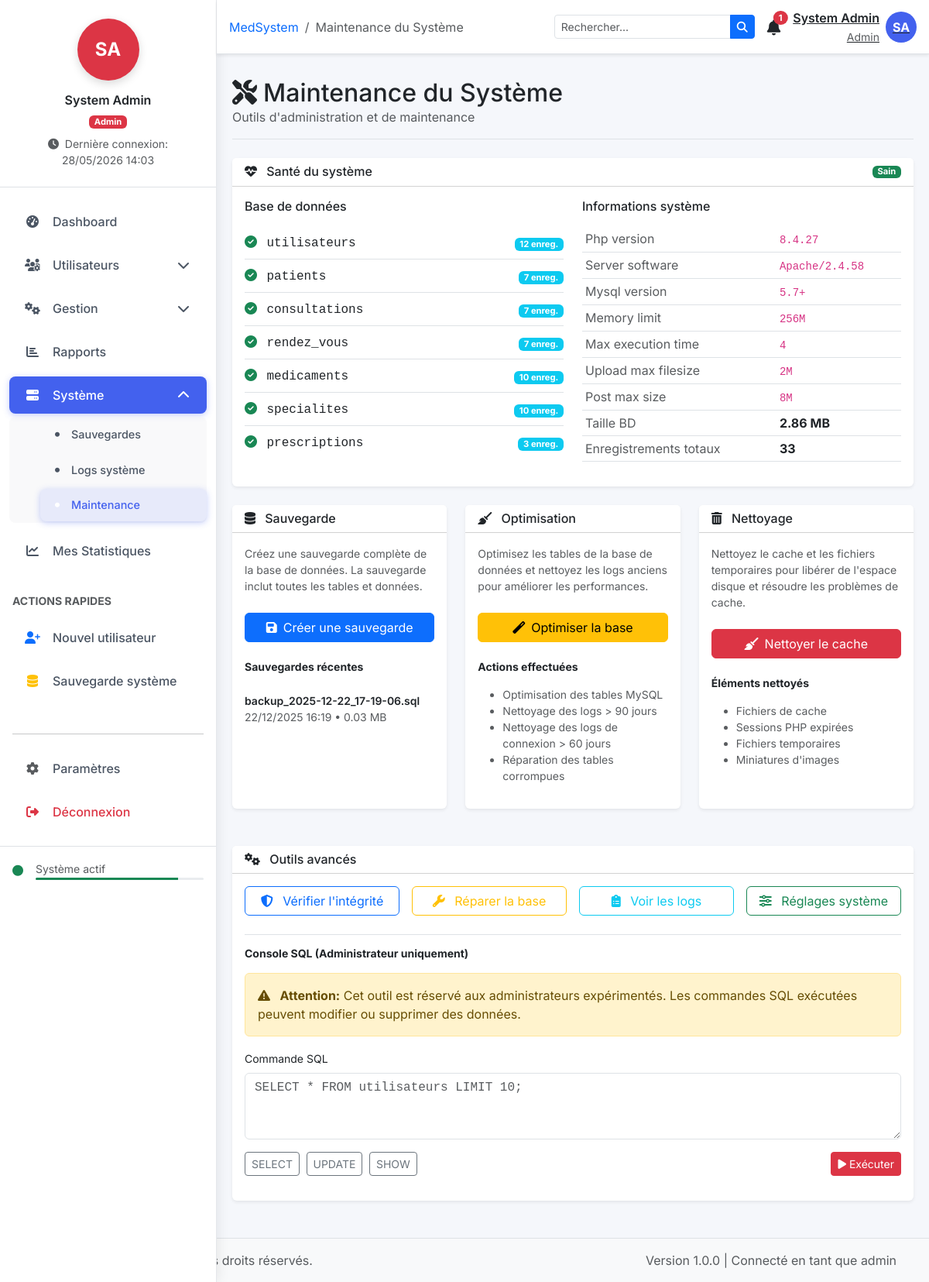
The page /admin/maintenance.php (signed in) on the database its author committed.
### tables this page shows
CREATE TABLE `backup_history` (
  `id` int(11) NOT NULL,
  `backup_type` varchar(50) NOT NULL,
  `filename` varchar(255) NOT NULL,
  `size_mb` decimal(10,2) DEFAULT NULL,
  `created_by` int(11) DEFAULT NULL,
  `created_at` timestamp NOT NULL DEFAULT CURRENT_TIMESTAMP
);

### config/database.php (called while the page is built, shortened)
<?php
if (!function_exists('formatDate')) {
    function formatDate($date, $format = 'd/m/Y') {
        return date($format, strtotime($date));
    }
}
?>

### admin/maintenance.php (the view, shortened to what this page needs)
<?php
require_once '../config/database.php';
require_once '../includes/header.php';
function checkDatabaseHealth($pdo) {
    $health = [
        'status' => 'healthy',
        'issues' => [],
        'tables' => []
    ];
    $tables = ['utilisateurs', 'patients', 'consultations', 'rendez_vous', 'medicaments', 'specialites', 'prescriptions'];
    foreach ($tables as $table) {
        try {
            $result = $pdo->query("SELECT COUNT(*) FROM $table");
            $count = $result->fetchColumn();
            $health['tables'][$table] = [
                'exists' => true,
                'count' => $count
            ];
        } catch (Exception $e) {
            $health['tables'][$table] = [
                'exists' => false,
                'error' => $e->getMessage()
            ];
            $health['issues'][] = "Table $table: " . $e->getMessage();
            $health['status'] = 'unhealthy';
        }
    }
    return $health;
}
function getSystemInfo() {
    return [
        'php_version' => PHP_VERSION,
        'server_software' => $_SERVER['SERVER_SOFTWARE'],
        'mysql_version' => '5.7+',
        'memory_limit' => ini_get('memory_limit'),
        'max_execution_time' => ini_get('max_execution_time'),
        'upload_max_filesize' => ini_get('upload_max_filesize'),
        'post_max_size' => ini_get('post_max_size')
    ];
}
function getPerformanceStats($pdo) {
    $stats = [];
    $result = $pdo->query("
        SELECT
            table_schema as 'Database',
            SUM(data_length + index_length) / 1024 / 1024 as 'Size_MB'
        FROM information_schema.tables
        WHERE table_schema = DATABASE()
        GROUP BY table_schema
    ");
    $stats['db_size'] = $result->fetch()['Size_MB'] ?? 0;
    $tables = ['utilisateurs', 'patients', 'consultations', 'rendez_vous'];
    $total_records = 0;
    foreach ($tables as $table) {
        try {
            $count = $pdo->query("SELECT COUNT(*) FROM $table")->fetchColumn();
            $total_records += $count;
        } catch (Exception $e) {
        }
    }
    $stats['total_records'] = $total_records;
    return $stats;
}
$db_health = checkDatabaseHealth($pdo);
$system_info = getSystemInfo();
$performance_stats = getPerformanceStats($pdo);
$backups = $pdo->query("
    SELECT * FROM backup_history
    ORDER BY created_at DESC
    LIMIT 10
")->fetchAll();
?>
<div class="d-flex justify-content-between flex-wrap flex-md-nowrap align-items-center py-3 mb-4 border-bottom">
    <div>
        <h1 class="h2 mb-0">
            <i class="fas fa-tools me-2"></i>Maintenance du Système
        </h1>
        <p class="text-muted mb-0">Outils d'administration et de maintenance</p>
    </div>
</div>
<div class="row mb-4">
    <div class="col-12">
        <div class="card shadow-sm border-0">
            <div class="card-header bg-white d-flex justify-content-between align-items-center">
                <h6 class="mb-0">
                    <i class="fas fa-heartbeat me-2"></i>
                    Santé du système
                </h6>
                <span class="badge bg-<?php echo $db_health['status'] === 'healthy' ? 'success' : 'danger'; ?>">
                    <?php echo $db_health['status'] === 'healthy' ? 'Sain' : 'Problèmes détectés'; ?>
                </span>
            </div>
            <div class="card-body">
                <div class="row">
                    <div class="col-md-6">
                        <h6 class="mb-3">Base de données</h6>
                        <div class="list-group list-group-flush">
                            <?php foreach ($db_health['tables'] as $table => $info): ?>
                            <div class="list-group-item d-flex justify-content-between align-items-center px-0">
                                <div>
                                    <i class="fas fa-<?php echo $info['exists'] ? 'check-circle text-success' : 'times-circle text-danger'; ?> me-2"></i>
                                    <span class="font-monospace"><?php echo $table; ?></span>
                                </div>
                                <div>
                                    <?php if ($info['exists']): ?>
                                    <span class="badge bg-info"><?php echo $info['count']; ?> enreg.</span>
                                    <?php else: ?>
                                    <span class="badge bg-danger">Erreur</span>
                                    <?php endif; ?>
                                </div>
                            </div>
                            <?php endforeach; ?>
                        </div>
                    </div>
                    <div class="col-md-6">
                        <h6 class="mb-3">Informations système</h6>
                        <div class="table-responsive">
                            <table class="table table-sm">
                                <tbody>
                                    <?php foreach ($system_info as $key => $value): ?>
                                    <tr>
                                        <td class="text-muted"><?php echo ucfirst(str_replace('_', ' ', $key)); ?></td>
                                        <td><code><?php echo $value; ?></code></td>
                                    </tr>
                                    <?php endforeach; ?>
                                    <tr>
                                        <td class="text-muted">Taille BD</td>
                                        <td><strong><?php echo number_format($performance_stats['db_size'], 2); ?> MB</strong></td>
                                    </tr>
                                    <tr>
                                        <td class="text-muted">Enregistrements totaux</td>
                                        <td><strong><?php echo number_format($performance_stats['total_records']); ?></strong></td>
                                    </tr>
                                </tbody>
                            </table>
                        </div>
                    </div>
                </div>
            </div>
        </div>
    </div>
</div>
<div class="row">
    <div class="col-md-4 mb-4">
        <div class="card shadow-sm border-0 h-100">
            <div class="card-header bg-white">
                <h6 class="mb-0">
                    <i class="fas fa-database me-2"></i>
                    Sauvegarde
                </h6>
            </div>
            <div class="card-body">
                <p class="text-muted small mb-4">
                    Créez une sauvegarde complète de la base de données. La sauvegarde inclut toutes les tables et données.
                </p>
                <form method="POST" action="?action=backup">
                    <button type="submit" class="btn btn-primary w-100"
                            onclick="return confirm('Créer une sauvegarde maintenant ?')">
                        <i class="fas fa-save me-2"></i>Créer une sauvegarde
                    </button>
                </form>
                <div class="mt-4">
                    <h6 class="small fw-bold mb-3">Sauvegardes récentes</h6>
                    <?php if (empty($backups)): ?>
                    <p class="text-muted small">Aucune sauvegarde</p>
                    <?php else: ?>
                    <div class="list-group list-group-flush">
                        <?php foreach ($backups as $backup): ?>
                        <div class="list-group-item px-0 py-2">
                            <div class="small">
                                <div class="fw-semibold"><?php echo $backup['filename']; ?></div>
                                <div class="text-muted">
                                    <?php echo formatDate($backup['created_at'], 'd/m/Y H:i'); ?> •
                                    <?php echo number_format($backup['size_mb'], 2); ?> MB
                                </div>
                            </div>
                        </div>
                        <?php endforeach; ?>
                    </div>
                    <?php endif; ?>
                </div>
            </div>
        </div>
    </div>
    <div class="col-md-4 mb-4">
        <div class="card shadow-sm border-0 h-100">
            <div class="card-header bg-white">
                <h6 class="mb-0">
                    <i class="fas fa-broom me-2"></i>
                    Optimisation
                </h6>
            </div>
            <div class="card-body">
                <p class="text-muted small mb-4">
                    Optimisez les tables de la base de données et nettoyez les logs anciens pour améliorer les performances.
                </p>
                <form method="POST" action="?action=optimize">
                    <button type="submit" class="btn btn-warning w-100"
                            onclick="return confirm('Optimiser la base de données et nettoyer les logs ?')">
                        <i class="fas fa-magic me-2"></i>Optimiser la base
                    </button>
                </form>
                <div class="mt-4">
                    <h6 class="small fw-bold mb-3">Actions effectuées</h6>
                    <ul class="small text-muted">
                        <li>Optimisation des tables MySQL</li>
                        <li>Nettoyage des logs > 90 jours</li>
                        <li>Nettoyage des logs de connexion > 60 jours</li>
                        <li>Réparation des tables corrompues</li>
                    </ul>
                </div>
            </div>
        </div>
    </div>
    <div class="col-md-4 mb-4">
        <div class="card shadow-sm border-0 h-100">
            <div class="card-header bg-white">
                <h6 class="mb-0">
                    <i class="fas fa-trash-alt me-2"></i>
                    Nettoyage
                </h6>
            </div>
            <div class="card-body">
                <p class="text-muted small mb-4">
                    Nettoyez le cache et les fichiers temporaires pour libérer de l'espace disque et résoudre les problèmes de cache.
                </p>
                <form method="POST" action="?action=clean_cache">
                    <button type="submit" class="btn btn-danger w-100"
                            onclick="return confirm('Nettoyer le cache système ?')">
                        <i class="fas fa-broom me-2"></i>Nettoyer le cache
                    </button>
                </form>
                <div class="mt-4">
                    <h6 class="small fw-bold mb-3">Éléments nettoyés</h6>
                    <ul class="small text-muted">
                        <li>Fichiers de cache</li>
                        <li>Sessions PHP expirées</li>
                        <li>Fichiers temporaires</li>
                        <li>Miniatures d'images</li>
                    </ul>
                </div>
            </div>
        </div>
    </div>
</div>
<div class="row mt-4">
    <div class="col-12">
        <div class="card shadow-sm border-0">
            <div class="card-header bg-white">
                <h6 class="mb-0">
                    <i class="fas fa-cogs me-2"></i>
                    Outils avancés
                </h6>
            </div>
            <div class="card-body">
                <div class="row g-3">
                    <div class="col-md-3">
                        <button type="button" class="btn btn-outline-primary w-100" onclick="checkIntegrity()">
                            <i class="fas fa-shield-alt me-2"></i>
                            Vérifier l'intégrité
                        </button>
                    </div>
                    <div class="col-md-3">
                        <button type="button" class="btn btn-outline-warning w-100" onclick="repairDatabase()">
                            <i class="fas fa-wrench me-2"></i>
                            Réparer la base
                        </button>
                    </div>
                    <div class="col-md-3">
                        <a href="logs.php" class="btn btn-outline-info w-100">
                            <i class="fas fa-clipboard-list me-2"></i>
                            Voir les logs
                        </a>
                    </div>
                    <div class="col-md-3">
                        <a href="systeme.php" class="btn btn-outline-success w-100">
                            <i class="fas fa-sliders-h me-2"></i>
                            Réglages système
                        </a>
                    </div>
                </div>
                <div class="mt-4 pt-3 border-top">
                    <h6 class="small fw-bold mb-3">Console SQL (Administrateur uniquement)</h6>
                    <div class="alert alert-warning">
                        <i class="fas fa-exclamation-triangle me-2"></i>
                        <strong>Attention:</strong> Cet outil est réservé aux administrateurs expérimentés.
                        Les commandes SQL exécutées peuvent modifier ou supprimer des données.
                    </div>
                    <form id="sqlConsoleForm" onsubmit="return executeSQL()">
                        <div class="mb-3">
                            <label class="form-label small">Commande SQL</label>
                            <textarea class="form-control font-monospace small"
                                      id="sqlCommand" rows="3"
                                      placeholder="SELECT * FROM utilisateurs LIMIT 10;"></textarea>
                        </div>
                        <div class="d-flex justify-content-between">
                            <div>
                                <button type="button" class="btn btn-sm btn-outline-secondary" onclick="prefillQuery('select')">
                                    SELECT
                                </button>
                                <button type="button" class="btn btn-sm btn-outline-secondary ms-1" onclick="prefillQuery('update')">
                                    UPDATE
                                </button>
                                <button type="button" class="btn btn-sm btn-outline-secondary ms-1" onclick="prefillQuery('show')">
                                    SHOW
                                </button>
                            </div>
                            <button type="submit" class="btn btn-danger btn-sm">
                                <i class="fas fa-play me-1"></i>Exécuter
                            </button>
                        </div>
                    </form>
                </div>
            </div>
        </div>
    </div>
</div>
<?php require_once '../includes/footer.php'; ?>

### includes/header.php (style rules this page uses)
:root { --primary: #4361ee; --primary-dark: #3a56d4; --primary-light: #edf2ff; --sidebar-width: 280px; }
body { font-family: 'Inter', sans-serif; background-color: #f5f7fb; overflow-x: hidden; }
html { scrollbar-color: var(--primary); -webkit-backdrop-filter: blur(); }

### includes/sidebar.php (style rules this page uses)
.badge { font-size: 0.7rem; padding: 0.25em 0.6em; }

### rows shown on the page
backup_history: filename "backup_2025-12-22_17-19-06.sql", created_at "22/12/2025 16:19", size_mb "0.03"

### other values the page prints
$initials "SA"
$_SESSION['prenom'] "System"
$_SESSION['nom'] "Admin"
$role "Admin"
$_SESSION['last_login'] "28/05/2026 14:03"
$menu['title'] "Dashboard"
$menu['title'] "Utilisateurs"
$menu['title'] "Gestion"
$menu['title'] "Rapports"
$menu['title'] "Système"
$subitem['title'] "Sauvegardes"
$subitem['title'] "Logs système"
$subitem['title'] "Maintenance"
$menu['title'] "Mes Statistiques"
$title "Maintenance du Système"
